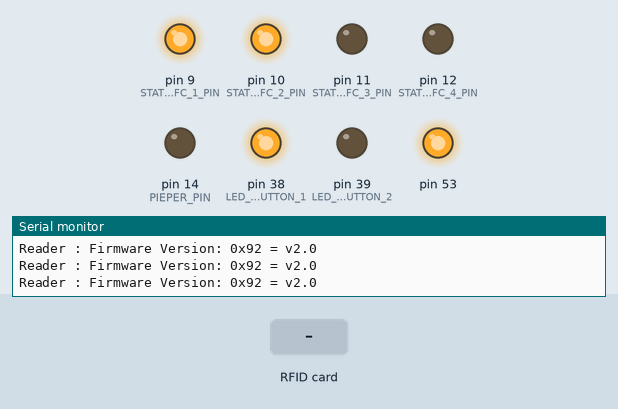
Simulated run of this program. Board: Arduino Mega 2560, built with avr-gcc and run on an emulated ATmega2560. Shown: output pins drawn as LEDs (lit = HIGH), the last lines printed to the serial monitor. The test bench sets the inputs (shaded band).

Above: at 1.4 s.
1.5 s: RFID card 00 00 00 00 held to the reader
3.0 s: RFID card 5E 7A 19 C4 held to the reader
At 3.17 s:
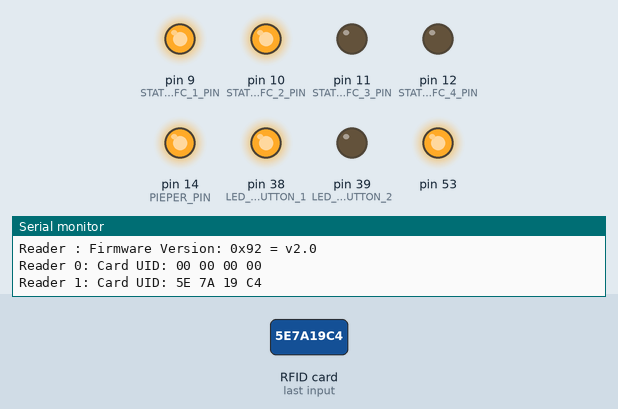
Timing chart, 0 to 6.0 s (numbered marks = the images above; inputs shaded):
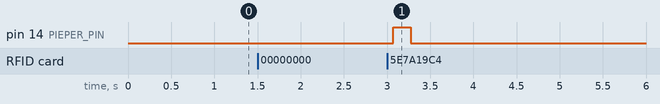

Measured:
- after the input at 3.0 s, pin 14 (PIEPER_PIN): LOW → HIGH after 0.07 s, → LOW 0.20 s later

The program:

main.cpp
```cpp
// (licence header left out)
#include <SPI.h>
#include "InputState.h"
#include "GameState.h"
#include "GameManager.h"
#include "NFCComponent.h"
#include "StatusLED.h"
#include "ButtonComponent.h"
#include "DisplayComponent.h"
#include "PiepComponent.h"
#include "OutputState.h"

#define LOGGING true

// READERS

#define NR_OF_READERS 4

// PIN Numbers : RESET + SDAs
#define RST_PIN 49
#define SS_1_PIN 46 //schwarz Abwehr
#define SS_2_PIN 42 //schwarz Sturm
#define SS_3_PIN 40 //weiß Sturm
#define SS_4_PIN 44 //weiß Abwehr

#define STATUS_LED_NFC_1_PIN 9
#define STATUS_LED_NFC_2_PIN 10
#define STATUS_LED_NFC_3_PIN 11
#define STATUS_LED_NFC_4_PIN 12

#define PIEPER_PIN 14

byte ssPins[] = {SS_1_PIN, SS_2_PIN, SS_3_PIN, SS_4_PIN};
byte statusLedPins[] = {STATUS_LED_NFC_1_PIN, STATUS_LED_NFC_2_PIN, STATUS_LED_NFC_3_PIN, STATUS_LED_NFC_4_PIN};

NFCComponent nfcComponents[NR_OF_READERS];
StatusLED statusLEDs[NR_OF_READERS];

// DISPLAYS

DisplayComponent display1;
DisplayComponent display2;

// PIEPER
PiepComponent pieper;

// BUTTONS

#define DASH_BUTTON_1 9
#define LED_DASH_BUTTON_1 38 // HIGH IS ON

#define DASH_BUTTON_2 10
#define LED_DASH_BUTTON_2 39 // LOW IS ON

ButtonComponent dashButtonComponent1;
ButtonComponent dashButtonComponent2;

// RUNLOOP

InputState inputState;
GameManager gameManager;
GameState gameState;
OutputState outputState;

void setupInput()
{
  for (int i = 0; i < NR_OF_READERS; i++)
  {
    nfcComponents[i].setup(i, ssPins[i], RST_PIN, &inputState);
  }
  dashButtonComponent1.setup(DASH_BUTTON_1, &inputState.leftButtonPressed);
  dashButtonComponent2.setup(DASH_BUTTON_2, &inputState.rightButtonPressed);
}

void setupLogic()
{
  gameManager.setup(&inputState, &gameState, &outputState);
}

void setupOutput()
{
  for (int i = 0; i < NR_OF_READERS; i++)
  {
    statusLEDs[i].setup(i, statusLedPins[i], gameState);
  }
  display1.setup(0, &gameState.goals1);
  display2.setup(1, &gameState.goals2);
  pieper.setup(PIEPER_PIN, &outputState.peep);
}

void setup()
{
  Serial.begin(9600); // Initialize serial communications with the PC
  while (!Serial)
    ; // Do nothing if no serial port is opened (added for Arduinos based on ATMEGA32U4)

  SPI.begin(); // Init SPI bus

  pinMode(LED_DASH_BUTTON_1, OUTPUT);
  pinMode(LED_DASH_BUTTON_2, OUTPUT);
  digitalWrite(LED_DASH_BUTTON_1, HIGH);
  digitalWrite(LED_DASH_BUTTON_2, LOW);

  setupInput();
  setupLogic();
  setupOutput();
}

void updateInput()
{
  inputState.reset();
  for (int i = 0; i < NR_OF_READERS; i++)
  {
    nfcComponents[i].update();
  }
  dashButtonComponent1.update();
  dashButtonComponent2.update();
}
void updateLogic()
{
  gameManager.update();
}

void updateOutput()
{
  for (int i = 0; i < NR_OF_READERS; i++)
  {
    statusLEDs[i].update();
  }
  display1.update();
  display2.update();
  pieper.update();
  outputState.reset();
}

void loop()
{
  updateInput();
  updateLogic();
  updateOutput();
}
```

ButtonComponent.cpp
```cpp
#include <Arduino.h>
#include "ButtonComponent.h"
#include "InputState.h"

#define LOGGING true

// constructor
ButtonComponent::ButtonComponent()
{
}

void ButtonComponent::setup(int pin, bool *pressed)
{
    this->pin = pin;
    this->pressed = pressed;
    this->buttonState = HIGH;
    this->millisLastPressed = 0;
    pinMode(pin, INPUT_PULLUP);
}

void ButtonComponent::update()
{
    int newState = digitalRead(this->pin);
    if (newState == HIGH && this->buttonState == LOW)
    {
        // von gedrückt zu nicht gedrückt

        unsigned long now = millis();
        unsigned long duration = now - this->millisLastPressed;

        if (duration > 50 && duration < 1000)
        {
            // von down nach up
            *pressed = true;
        }
    }
    else if (newState == LOW && this->buttonState == HIGH)
    {
        // von nicht gedrückt zu gedrückt
        this->millisLastPressed = millis();

        *pressed = false;
    } else {
        *pressed = false;
    }

    this->buttonState = newState;
}
```

ButtonComponent.h
```cpp
#include "InputState.h"

#ifndef __BUTTONCOMPONENT_H_INCLUDED__
#define __BUTTONCOMPONENT_H_INCLUDED__

class ButtonComponent
{

public:
    ButtonComponent();

    void setup(int pin, bool *pressed);
    void update();

private:
    bool *pressed;
    int buttonNumber;
    int pin;
    int buttonState;
    unsigned long millisLastPressed;


};

#endif
```

DisplayComponent.cpp
```cpp
#include "DisplayComponent.h"

DisplayComponent::DisplayComponent(){};

void DisplayComponent::setup(int displayIndex, int *score)
{
    this->displayIndex = displayIndex;
    this->score = score;
};

void DisplayComponent::update()
{
    int number = *score % 10;

    switch (number)
    {
    case 0:

        digitalWrite(SEGMENT_DISPLAY_1_MIDDLE - displayIndex, LOW);

        digitalWrite(SEGMENT_DISPLAY_1_UP_LEFT - displayIndex, HIGH);
        digitalWrite(SEGMENT_DISPLAY_1_UP - displayIndex, HIGH);
        digitalWrite(SEGMENT_DISPLAY_1_UP_RIGHT - displayIndex, HIGH);
        digitalWrite(SEGMENT_DISPLAY_1_DOWN_LEFT - displayIndex, HIGH);
        digitalWrite(SEGMENT_DISPLAY_1_DOWN - displayIndex, HIGH);
        digitalWrite(SEGMENT_DISPLAY_1_DOWN_RIGHT - displayIndex, HIGH);
        break;
    case 1:
        digitalWrite(SEGMENT_DISPLAY_1_UP_LEFT - displayIndex, LOW);
        digitalWrite(SEGMENT_DISPLAY_1_UP - displayIndex, LOW);
        digitalWrite(SEGMENT_DISPLAY_1_DOWN_LEFT - displayIndex, LOW);
        digitalWrite(SEGMENT_DISPLAY_1_DOWN - displayIndex, LOW);

        digitalWrite(SEGMENT_DISPLAY_1_UP_RIGHT - displayIndex, HIGH);
        digitalWrite(SEGMENT_DISPLAY_1_DOWN_RIGHT - displayIndex, HIGH);

        break;
    case 2:
        digitalWrite(SEGMENT_DISPLAY_1_UP_LEFT - displayIndex, LOW);
        digitalWrite(SEGMENT_DISPLAY_1_DOWN_RIGHT - displayIndex, LOW);

        digitalWrite(SEGMENT_DISPLAY_1_MIDDLE - displayIndex, HIGH);
        digitalWrite(SEGMENT_DISPLAY_1_UP_RIGHT - displayIndex, HIGH);
        digitalWrite(SEGMENT_DISPLAY_1_UP - displayIndex, HIGH);
        digitalWrite(SEGMENT_DISPLAY_1_DOWN_LEFT - displayIndex, HIGH);
        digitalWrite(SEGMENT_DISPLAY_1_DOWN - displayIndex, HIGH);
        break;

    case 3:
        digitalWrite(SEGMENT_DISPLAY_1_UP_LEFT - displayIndex, LOW);
        digitalWrite(SEGMENT_DISPLAY_1_DOWN_LEFT - displayIndex, LOW);

        digitalWrite(SEGMENT_DISPLAY_1_MIDDLE - displayIndex, HIGH);
        digitalWrite(SEGMENT_DISPLAY_1_UP_RIGHT - displayIndex, HIGH);
        digitalWrite(SEGMENT_DISPLAY_1_UP - displayIndex, HIGH);
        digitalWrite(SEGMENT_DISPLAY_1_DOWN_RIGHT - displayIndex, HIGH);
        digitalWrite(SEGMENT_DISPLAY_1_DOWN - displayIndex, HIGH);
        break;

    case 4:

        digitalWrite(SEGMENT_DISPLAY_1_UP - displayIndex, LOW);
        digitalWrite(SEGMENT_DISPLAY_1_DOWN_LEFT - displayIndex, LOW);
        digitalWrite(SEGMENT_DISPLAY_1_DOWN - displayIndex, LOW);

        digitalWrite(SEGMENT_DISPLAY_1_UP_LEFT - displayIndex, HIGH);
        digitalWrite(SEGMENT_DISPLAY_1_DOWN_RIGHT - displayIndex, HIGH);

        digitalWrite(SEGMENT_DISPLAY_1_MIDDLE - displayIndex, HIGH);
        digitalWrite(SEGMENT_DISPLAY_1_UP_RIGHT - displayIndex, HIGH);

        break;

    case 5:
        digitalWrite(SEGMENT_DISPLAY_1_UP_RIGHT - displayIndex, LOW);
        digitalWrite(SEGMENT_DISPLAY_1_DOWN_LEFT - displayIndex, LOW);

        digitalWrite(SEGMENT_DISPLAY_1_MIDDLE - displayIndex, HIGH);
        digitalWrite(SEGMENT_DISPLAY_1_UP - displayIndex, HIGH);
        digitalWrite(SEGMENT_DISPLAY_1_DOWN - displayIndex, HIGH);
        digitalWrite(SEGMENT_DISPLAY_1_UP_LEFT - displayIndex, HIGH);
        digitalWrite(SEGMENT_DISPLAY_1_DOWN_RIGHT - displayIndex, HIGH);
        break;

    case 6:
        digitalWrite(SEGMENT_DISPLAY_1_UP_LEFT - displayIndex, HIGH);
        digitalWrite(SEGMENT_DISPLAY_1_DOWN_RIGHT - displayIndex, HIGH);
        digitalWrite(SEGMENT_DISPLAY_1_MIDDLE - displayIndex, HIGH);
        digitalWrite(SEGMENT_DISPLAY_1_UP_RIGHT - displayIndex, LOW);
        digitalWrite(SEGMENT_DISPLAY_1_UP - displayIndex, HIGH);
        digitalWrite(SEGMENT_DISPLAY_1_DOWN_LEFT - displayIndex, HIGH);
        digitalWrite(SEGMENT_DISPLAY_1_DOWN - displayIndex, HIGH);
        break;

    case 7:
        digitalWrite(SEGMENT_DISPLAY_1_UP_LEFT - displayIndex, LOW);
        digitalWrite(SEGMENT_DISPLAY_1_DOWN_RIGHT - displayIndex, HIGH);

        digitalWrite(SEGMENT_DISPLAY_1_MIDDLE - displayIndex, LOW);
        digitalWrite(SEGMENT_DISPLAY_1_UP_RIGHT - displayIndex, HIGH);
        digitalWrite(SEGMENT_DISPLAY_1_UP - displayIndex, HIGH);
        digitalWrite(SEGMENT_DISPLAY_1_DOWN_LEFT - displayIndex, LOW);
        digitalWrite(SEGMENT_DISPLAY_1_DOWN - displayIndex, LOW);
        break;

    case 8:
        digitalWrite(SEGMENT_DISPLAY_1_UP_LEFT - displayIndex, HIGH);
        digitalWrite(SEGMENT_DISPLAY_1_DOWN_RIGHT - displayIndex, HIGH);

        digitalWrite(SEGMENT_DISPLAY_1_MIDDLE - displayIndex, HIGH);
        digitalWrite(SEGMENT_DISPLAY_1_UP_RIGHT - displayIndex, HIGH);
        digitalWrite(SEGMENT_DISPLAY_1_UP - displayIndex, HIGH);
        digitalWrite(SEGMENT_DISPLAY_1_DOWN_LEFT - displayIndex, HIGH);
        digitalWrite(SEGMENT_DISPLAY_1_DOWN - displayIndex, HIGH);
        break;

    case 9:
        digitalWrite(SEGMENT_DISPLAY_1_UP_LEFT - displayIndex, HIGH);
        digitalWrite(SEGMENT_DISPLAY_1_DOWN_RIGHT - displayIndex, HIGH);

        digitalWrite(SEGMENT_DISPLAY_1_MIDDLE - displayIndex, HIGH);
        digitalWrite(SEGMENT_DISPLAY_1_UP_RIGHT - displayIndex, HIGH);
        digitalWrite(SEGMENT_DISPLAY_1_UP - displayIndex, HIGH);
        digitalWrite(SEGMENT_DISPLAY_1_DOWN_LEFT - displayIndex, LOW);
        digitalWrite(SEGMENT_DISPLAY_1_DOWN - displayIndex, HIGH);
        break;

    default:
        break;
    }
};
```

DisplayComponent.h
```cpp
#include "GameState.h"

#ifndef __DISPLAYCOMPONENT_H_INCLUDED__
#define __DISPLAYCOMPONENT_H_INCLUDED__

#define SEGMENT_DISPLAY_1_DOT 2
#define SEGMENT_DISPLAY_1_MIDDLE 35     // yellow
#define SEGMENT_DISPLAY_1_UP_LEFT 33    // blue
#define SEGMENT_DISPLAY_1_UP 31         // green
#define SEGMENT_DISPLAY_1_UP_RIGHT 29   // red
#define SEGMENT_DISPLAY_1_DOWN_LEFT 27  // black
#define SEGMENT_DISPLAY_1_DOWN 25       // orange
#define SEGMENT_DISPLAY_1_DOWN_RIGHT 23 // white

class DisplayComponent
{

public:
    DisplayComponent();

    void setup(int displayIndex, int *score);
    void update();

private:
    int displayIndex;
    int *score;
};

#endif
```

GameManager.cpp
```cpp
#include "GameManager.h"

GameManager::GameManager(){};

void GameManager::setup(InputState *inputState, GameState *gameState, OutputState *outputState)
{
    this->inputState = inputState;
    this->gameState = gameState;
    this->outputState = outputState;
};

void GameManager::update()
{
    // TODO: Export to function
    // TODO: Check if inputState is noAddress --> DO NOT PEEP
    if ((inputState->nfcId1[0] == gameState->playerId1[0] &&
         inputState->nfcId1[1] == gameState->playerId1[1] &&
         inputState->nfcId1[2] == gameState->playerId1[2] &&
         inputState->nfcId1[3] == gameState->playerId1[3]) == false)
    {
        memcpy(gameState->playerId1, inputState->nfcId1, 4);
        outputState->peep = true;
    }

    if ((inputState->nfcId2[0] == gameState->playerId2[0] &&
         inputState->nfcId2[1] == gameState->playerId2[1] &&
         inputState->nfcId2[2] == gameState->playerId2[2] &&
         inputState->nfcId2[3] == gameState->playerId2[3]) == false)
    {
        memcpy(gameState->playerId2, inputState->nfcId2, 4);
        outputState->peep = true;
    }

    if ((inputState->nfcId3[0] == gameState->playerId3[0] &&
         inputState->nfcId3[1] == gameState->playerId3[1] &&
         inputState->nfcId3[2] == gameState->playerId3[2] &&
         inputState->nfcId3[3] == gameState->playerId3[3]) == false)
    {
        memcpy(gameState->playerId3, inputState->nfcId3, 4);
        outputState->peep = true;
    }

    if ((inputState->nfcId4[0] == gameState->playerId4[0] &&
         inputState->nfcId4[1] == gameState->playerId4[1] &&
         inputState->nfcId4[2] == gameState->playerId4[2] &&
         inputState->nfcId4[3] == gameState->playerId4[3]) == false)
    {
        memcpy(gameState->playerId4, inputState->nfcId4, 4);
        outputState->peep = true;
    }

    if (inputState->leftButtonPressed == true)
    {
        if (gameState->gameFinished == true)
        {
            gameState->startNewGame();
            outputState->peep = true;
        }
        else
        {
            gameState->goals1++;
            Serial.println(gameState->goals1);
        }
    }

    if (inputState->rightButtonPressed == true)
    {
        if (gameState->gameFinished == true)
        {
            gameState->startNewGame();
            outputState->peep = true;
        }
        else
        {
            gameState->goals2++;
        }
    }

    //check if game is finished
    if (gameState->goals1 >= 6 || gameState->goals2 >= 6)
    {
        gameState->gameFinished = true;
    }
};
```

GameManager.h
```cpp
#include <SPI.h>
#include "InputState.h"
#include "GameState.h"
#include "OutputState.h"

#ifndef __GAMEMANAGER_H_INCLUDED__
#define __GAMEMANAGER_H_INCLUDED__

class GameManager
{

public:
    GameManager();

    void setup(InputState *inputState, GameState *gameState, OutputState *outputState);
    void update();

private:
    InputState *inputState;
    GameState *gameState;
    OutputState *outputState;
};

#endif
```

GameState.cpp
```cpp
#include "GameState.h"

GameState::GameState()
{
    this->goals1 = 0;
    this->goals2 = 0;

    byte noAdress[4] = {0x00, 0x00, 0x00, 0x00};

    memcpy(this->playerId1, noAdress, 4);
    memcpy(this->playerId2, noAdress, 4);
    memcpy(this->playerId3, noAdress, 4);
    memcpy(this->playerId4, noAdress, 4);
}

void GameState::startNewGame()
{
    //update result to firebase

    //setting players available to false
    byte noAdress[4] = {0x00, 0x00, 0x00, 0x00};

    memcpy(this->playerId1, noAdress, 4);
    memcpy(this->playerId2, noAdress, 4);
    memcpy(this->playerId3, noAdress, 4);
    memcpy(this->playerId4, noAdress, 4);

    this->gameFinished = false;

    this->goals1 = 0;
    this->goals2 = 0;
}
```

GameState.h
```cpp
#include <SPI.h>

#ifndef __GAMESTATE_H_INCLUDED__
#define __GAMESTATE_H_INCLUDED__

class GameState
{

public:
    int goals1;
    int goals2;
    byte *playerId1;
    byte *playerId2;
    byte *playerId3;
    byte *playerId4;

    bool gameFinished;

    GameState();
    void startNewGame();
};

#endif
```

InputState.cpp
```cpp
#include "InputState.h"

InputState::InputState()
{
}

void InputState::reset()
{
    this->newPlayerFound = false;
}
```

InputState.h
```cpp
#include <SPI.h>

#ifndef __INPUTSTATE_H_INCLUDED__
#define __INPUTSTATE_H_INCLUDED__

class InputState
{

public:
    byte nfcId1[4];
    byte nfcId2[4];
    byte nfcId3[4];
    byte nfcId4[4];

    bool leftButtonPressed;
    bool rightButtonPressed;

    bool newPlayerFound;

    InputState();
    void reset();
};

#endif
```

NFCComponent.cpp
```cpp
#include "NFCComponent.h"
#include "InputState.h"

#define LOGGING true

// constructor
NFCComponent::NFCComponent()
{
}

void NFCComponent::setup(int readerNumber, int sdaPin, int resetPin, InputState *inputState)
{
    this->readerNumber = readerNumber;
    this->sdaPin = sdaPin;
    this->resetPin = resetPin;
    this->inputState = inputState;

    reader.PCD_Init(sdaPin, resetPin);
    Serial.print(F("Reader "));
    // Serial.print(reader);
    Serial.print(F(": "));
    reader.PCD_DumpVersionToSerial();
    reader.PCD_SetAntennaGain(reader.RxGain_max);
}

void NFCComponent::update()
{
    // Looking for new cards
    if (reader.PICC_IsNewCardPresent() && reader.PICC_ReadCardSerial())
    {

        Serial.print(F("Reader "));
        Serial.print(readerNumber);
        Serial.print(F(": Card UID:"));
        dump_byte_array(reader.uid.uidByte, reader.uid.size);
        Serial.println();

        switch (readerNumber)
        {
        case 1:
            memcpy(inputState->nfcId1, reader.uid.uidByte, reader.uid.size);
            break;
        case 2:
            memcpy(inputState->nfcId2, reader.uid.uidByte, reader.uid.size);
            break;
        case 3:
            memcpy(inputState->nfcId3, reader.uid.uidByte, reader.uid.size);
            break;
        case 4:
            memcpy(inputState->nfcId4, reader.uid.uidByte, reader.uid.size);
            break;
        default:
            break;
        };

        // Halt PICC
        reader.PICC_HaltA();
        // Stop encryption on PCD
        reader.PCD_StopCrypto1();
    }
    else
    {
        // todo create inputState Array for nfc ids
        byte noAdress[4] = {0x00, 0x00, 0x00, 0x00};
        switch (readerNumber)
        {
        case 1:
            memcpy(inputState->nfcId1, noAdress, reader.uid.size);
            break;
        case 2:
            memcpy(inputState->nfcId2, noAdress, reader.uid.size);
            break;
        case 3:
            memcpy(inputState->nfcId3, noAdress, reader.uid.size);
            break;
        case 4:
            memcpy(inputState->nfcId4, noAdress, reader.uid.size);
            break;
        default:
            break;
        };
    }
}

/**
   Helper routine to dump a byte array as hex values to Serial.
*/
void NFCComponent::dump_byte_array(byte *buffer, byte bufferSize)
{
    for (byte i = 0; i < bufferSize; i++)
    {
        Serial.print(buffer[i] < 0x10 ? " 0" : " ");
        Serial.print(buffer[i], HEX);
    }
}
```

NFCComponent.h
```cpp
#include <SPI.h>
#include <MFRC522.h>
#include "InputState.h"

#ifndef __NFCCOMPONENT_H_INCLUDED__
#define __NFCCOMPONENT_H_INCLUDED__

class NFCComponent
{

public:
    NFCComponent();

    void setup(int readerNumber, int sdaPin, int resetPin, InputState *inputState);
    void update();

private:
    InputState *inputState;
    int readerNumber;
    int sdaPin;
    int resetPin;
    MFRC522 reader;

    void dump_byte_array(byte *buffer, byte bufferSize);
};

#endif
```

OutputState.cpp
```cpp
#include "OutputState.h"

OutputState::OutputState()
{
}

void OutputState::reset()
{
    this->peep = false;
}
```

OutputState.h
```cpp
#ifndef __OUTPUTSTATE_H_INCLUDED__
#define __OUTPUTSTATE_H_INCLUDED__

class OutputState
{

public:
    bool peep;

    OutputState();
    void reset();
};

#endif
```

PiepComponent.h
```cpp
#include <SPI.h>
#include "GameState.h"

#ifndef __PIEPCOMPONENT_H_INCLUDED__
#define __PIEPCOMPONENT_H_INCLUDED__

class PiepComponent
{

public:
    PiepComponent();

    void setup(int pin, bool *piep);
    void update();

private:
    int pin;
    bool *piep;
    long millisStarted;
};

#endif
```

Source omitted: PiepComponent.cpp (550 bytes), StatusLED.cpp (276 bytes), StatusLED.h (316 bytes), sevenSegmentOld.cpp (5989 bytes)
